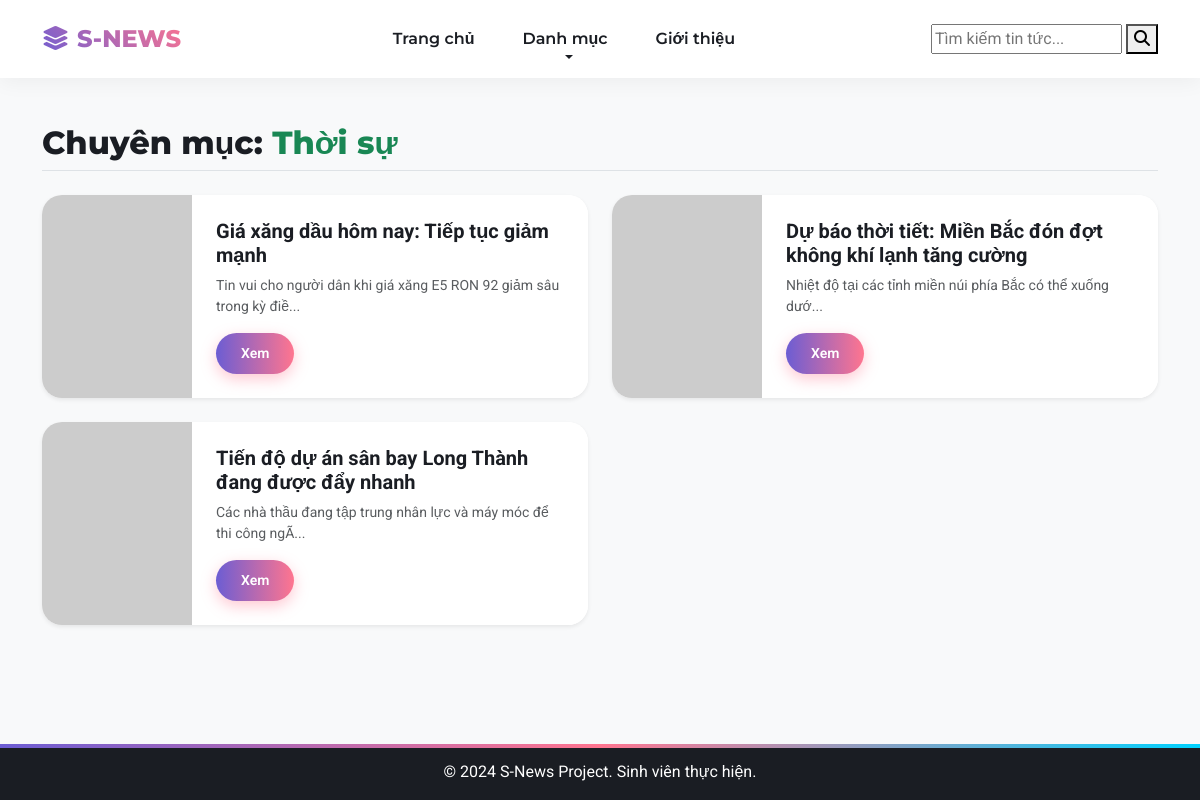
Page /pages/category.php on the committed database.
### tables this page shows
CREATE TABLE articles (
    id INT AUTO_INCREMENT PRIMARY KEY,
    title VARCHAR(255) NOT NULL,  
    summary TEXT,                 
    content LONGTEXT,             
    image_url VARCHAR(255),       
    category VARCHAR(50),         
    views INT DEFAULT 0,          
    likes INT DEFAULT 0,          
    created_at TIMESTAMP DEFAULT CURRENT_TIMESTAMP,  
    
     
    FULLTEXT (title, summary),
     
    INDEX (category)
);

### classes/Database.php (called while the page is built, shortened)
<?php
class Database {
    private $host = "localhost";
    private $db_name = "s_news_db";
    private $username = "root";
    private $password = "";
    public function getConnection() {
        $this->conn = null;
        try {
            $this->conn = new PDO("mysql:host=" . $this->host . ";dbname=" . $this->db_name, $this->username, $this->password);
            $this->conn->exec("set names utf8mb4");
            $this->conn->setAttribute(PDO::ATTR_ERRMODE, PDO::ERRMODE_EXCEPTION);
        } catch(PDOException $exception) {
            echo "Loi ket noi: " . $exception->getMessage();
        }
        return $this->conn;
    }
}
?>

### pages/category.php (the view)
<?php
require_once '../classes/BasePage.php';
class CategoryPage extends BasePage {
    protected function renderBody() {
        $cat = isset($_GET['cat']) ? $_GET['cat'] : 'Thời sự';
        echo '<h2 class="mb-4 border-bottom pb-2">Chuyên mục: <span class="text-success">'.htmlspecialchars($cat).'</span></h2>';
        $stmt = $this->db->prepare("SELECT * FROM articles WHERE category = ? ORDER BY created_at DESC");
        $stmt->execute([$cat]);
        echo '<div class="row">';
        if($stmt->rowCount() > 0) {
            while ($row = $stmt->fetch(PDO::FETCH_ASSOC)) {
                $img = $this->getImageUrl($row['image_url']);
                echo '
                <div class="col-md-6 mb-4">
                    <div class="card h-100 shadow-sm flex-row overflow-hidden">
                        <img src="'.$img.'" class="card-img-left" style="width: 150px; object-fit: cover;">
                        <div class="card-body">
                            <h5 class="card-title"><a href="detail.php?id='.$row['id'].'" class="text-decoration-none">'.$row['title'].'</a></h5>
                            <p class="card-text small text-muted">'.substr($row['summary'], 0, 80).'...</p>
                            <a href="detail.php?id='.$row['id'].'" class="btn btn-sm btn-outline-primary">Xem</a>
                        </div>
                    </div>
                </div>';
            }
        } else {
            echo '<div class="col-12"><div class="alert alert-warning">Chưa có bài viết trong mục này.</div></div>';
        }
        echo '</div>';
    }
}
$page = new CategoryPage("Danh mục " . $_GET['cat']);
$page->render();
?>

### css/style.css (style rules this page uses)
:root { --color-primary: #6C5DD3; --color-secondary: #FF758F; --color-accent: #00D2FF; --bg-body: #F5F7FA; --text-dark: #1A1D23; --text-gray: #64748B; --card-shadow: 0 10px 30px rgba(108, 93, 211, 0.15); --hover-shadow: 0 20px 40px rgba(108, 93, 211, 0.25); }
body { background-color: var(--bg-body); font-family: 'Roboto', sans-serif; color: var(--text-dark); overflow-x: hidden; }
.card { border: none !important; border-radius: 20px !important; background: #fff; overflow: hidden; box-shadow: var(--card-shadow); transition: all 0.4s cubic-bezier(0.175, 0.885, 0.32, 1.275); animation: fadeInUp 0.8s both; }
.card-body { padding: 1.5rem; position: relative; background: #fff; z-index: 1; }
.card-title a { color: var(--text-dark); font-weight: 700; text-decoration: none; background-image: linear-gradient(to right, var(--color-primary) 0%, var(--color-secondary) 100%); background-size: 0% 2px; background-repeat: no-repeat; background-position: left bottom; transition: background-size 0.3s; }
.btn-primary, .btn-outline-primary { background: linear-gradient(90deg, var(--color-primary), var(--color-secondary), var(--color-primary)); background-size: 200% auto; border: none; color: #fff; font-weight: 600; border-radius: 50px; padding: 10px 25px; box-shadow: 0 5px 15px rgba(255, 117, 143, 0.4); transition: 0.5s; animation: gradientFlow 3s infinite linear; }
h1, h2, h3 { font-family: 'Montserrat', sans-serif; font-weight: 800; color: var(--text-dark); }

### rows in the picture
articles: title "Giá xăng dầu hôm nay: Tiếp tục giảm mạnh", summary "Tin vui cho người dân khi giá xăng E5 RON 92 giảm sâu trong kỳ điề"
articles: title "Dự báo thời tiết: Miền Bắc đón đợt không khí lạnh tăng cường", summary "Nhiệt độ tại các tỉnh miền núi phía Bắc có thể xuống dướ"
articles: title "Tiến độ dự án sân bay Long Thành đang được đẩy nhanh", summary "Các nhà thầu đang tập trung nhân lực và máy móc để thi công ngÃ"

### other values in the picture
$cat "Thời sự"
